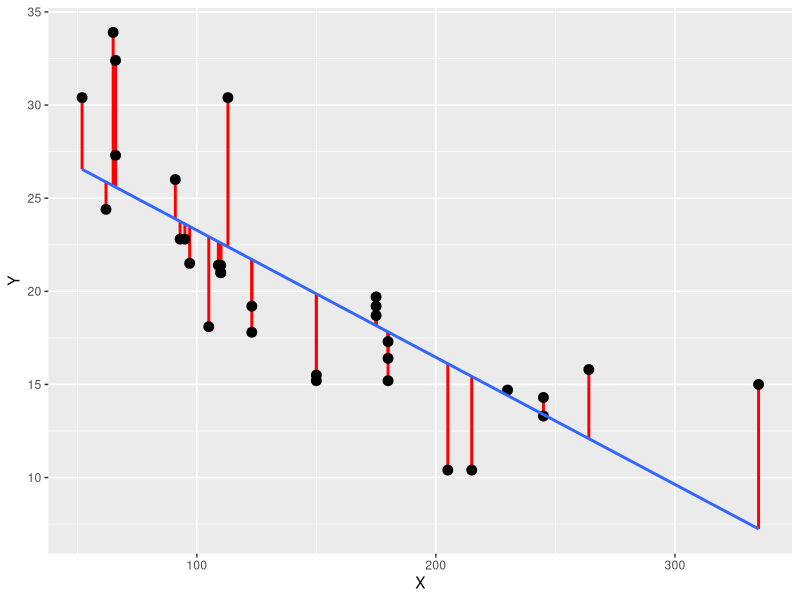
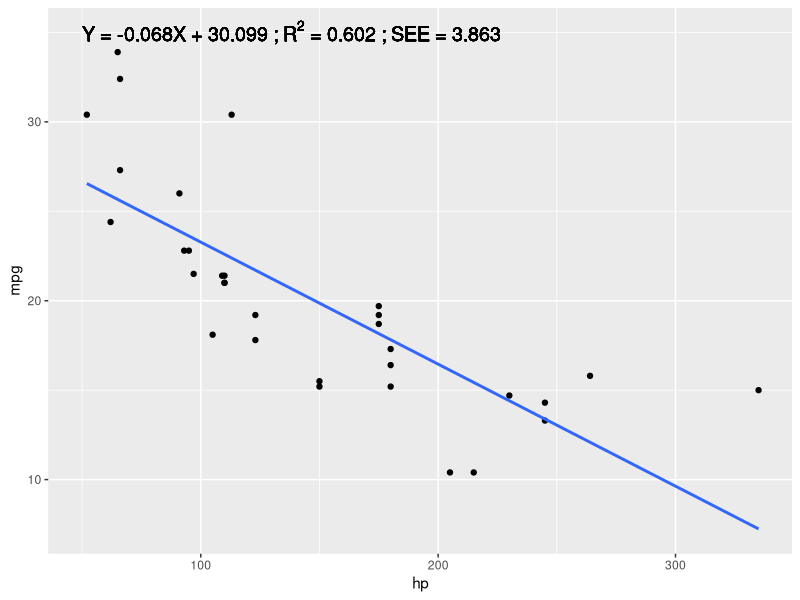
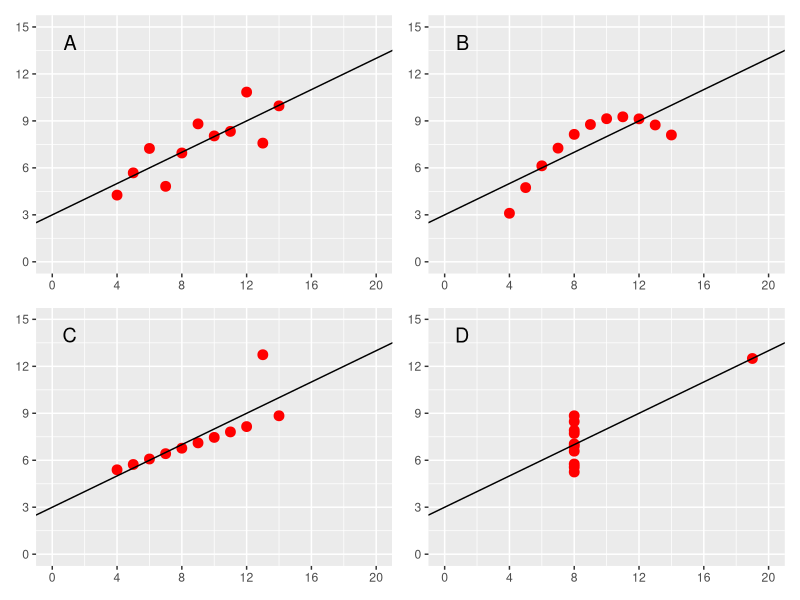

Write the R code that produced these figures, in order.
## ---- chunk 1
#| echo: false
#| warning: false
#| message: false

library(dplyr)
library(ggplot2)
library(patchwork)
## ---- chunk 2
#| out-width: '70%'
#| echo: false
#| message: false
#| fig-cap: "Illustration d'un modèle linéaire (en bleu) et de ses résidus (en rouge)"
#| label: fig-graphsee

a <- summary(lm(mpg ~ hp, data = mtcars))$coefficients[2]
b <- summary(lm(mpg ~ hp, data = mtcars))$coefficients[1]

dfR2 <- 
  mtcars |>
  dplyr::select(hp, mpg) |>
  mutate(pred = a * hp + b,
         res = pred - mpg)

ggplot(data = dfR2) +
  geom_segment(aes(x = hp, xend = hp, y = pred, yend = mpg), color = "red", linewidth = 1) +
  geom_point(aes(x = hp,y =  mpg), size = 3) +
  geom_smooth(aes(x = hp, y = mpg), method = "lm", se = FALSE) +
  xlab("X") +
  ylab("Y")
## ---- chunk 3
lm(mpg ~ hp, data = mtcars)
## ---- chunk 4
model <- lm(mpg ~ hp, data = mtcars)
summary(model)
## ---- chunk 5
# Extraction de l'ordonnée à l'origine
intercept <- summary(model)$coefficients[1]
intercept

# Extraction du coefficient directeur
slope <-  summary(model)$coefficients[2]
slope

# Extraction du R2
R2 <- summary(model)$r.squared
R2

# Extraction de SEE
SEE <- summary(model)$sigma
SEE
## ---- chunk 6
#| out-width: '80%'
#| message: false
#| warning: false
#| fig-cap: "Régression linéaire avec les informations correspondantes"
#| label: fig-graphLinStats

ggplot(data = mtcars, aes(x = hp, y = mpg)) +
  geom_point() +
  geom_smooth(method = "lm", se = FALSE) +
  annotate("text", label = bquote(paste(
    "Y = ", .(round(slope, digits = 3)), "X + ", 
     .(round(intercept, digits = 3)), " ; ",
     R^2, " = ", .(round(R2, digits = 3)), 
     " ; SEE = ", .(round(SEE, digits = 3)))), 
           x = 50, y = 35, hjust = 0, size = 5)
## ---- chunk 7
#| echo: false
#| results: false

anscombe <- 
  tribble(
  ~Ix,  ~Iy,	 ~IIx,  ~IIy,  ~IIIx,	~IIIy, ~IVx,  ~IVy,
  10.0,	8.04,	 10.0,  9.14,	 10.0,	7.46,	 8.0,	 6.58,
  8.0,	6.95,	 8.0,	  8.14,	 8.0,	  6.77,	 8.0,	 5.76,
  13.0,	7.58,	 13.0,  8.74,	 13.0,	12.74, 8.0,	 7.71,
  9.0,	8.81,	 9.0,	  8.77,	 9.0,	  7.11,	 8.0,	 8.84,
  11.0,	8.33,	 11.0,  9.26,	 11.0,	7.81,	 8.0,	 8.47,
  14.0,	9.96,	 14.0,  8.10,	 14.0,	8.84,	 8.0,	 7.04,
  6.0,	7.24,	 6.0,	  6.13,	 6.0,	  6.08,	 8.0,	 5.25,
  4.0,	4.26,	 4.0,	  3.10,	 4.0,	  5.39,	 19.0, 12.50,
  12.0,	10.84, 12.0,  9.13,	 12.0, 	8.15,  8.0,	 5.56,
  7.0,	4.82,	 7.0,	  7.26,	 7.0,	  6.42,	 8.0,	 7.91,
  5.0,	5.68,	 5.0,	  4.74,	 5.0,	  5.73,	 8.0,	 6.89
)
## ---- chunk 8
#| out-width: '70%'
#| echo: false
#| fig-cap: "Le quartet d'Anscombe"
#| label: fig-anscombeQuartetGraph

size <- 3
color <- "red"
anscombe1 <- ggplot(data = anscombe, aes(x = Ix, y = Iy)) + 
  geom_point(size = size, color = color) + 
  geom_abline(slope = 0.5,  intercept = 3) +
  scale_x_continuous(breaks = seq(0, 20, 4), limits = c(0, 20)) +
  scale_y_continuous(breaks = seq(0, 15, 3), limits = c(0, 15)) +
  theme(axis.title = element_blank()) +
  annotate("text", x = 1.5, y = 14, label = "A", hjust = 1, size = 5)

anscombe2 <- ggplot(data = anscombe, aes(x = IIx, y = IIy)) + 
  geom_point(size = size, color = color) + 
  geom_abline(slope = 0.5,  intercept = 3) +
  scale_x_continuous(breaks = seq(0, 20, 4), limits = c(0, 20)) +
  scale_y_continuous(breaks = seq(0, 15, 3), limits = c(0, 15)) +
  theme(axis.title = element_blank()) +
  annotate("text", x = 1.5, y = 14, label = "B", hjust = 1, size = 5)

anscombe3 <- ggplot(data = anscombe, aes(x = IIIx, y = IIIy)) + 
  geom_point(size = size, color = color) + 
  geom_abline(slope = 0.5,  intercept = 3) + 
  scale_x_continuous(breaks = seq(0, 20, 4), limits = c(0, 20)) +
  scale_y_continuous(breaks = seq(0, 15, 3), limits = c(0, 15)) +
  theme(axis.title = element_blank()) +
  annotate("text", x = 1.5, y = 14, label = "C", hjust = 1, size = 5)

anscombe4 <- ggplot(data = anscombe, aes(x = IVx, y = IVy)) + 
  geom_point(size = size, color = color) + 
  geom_abline(slope = 0.5,  intercept = 3) + 
  scale_x_continuous(breaks = seq(0, 20, 4), limits = c(0, 20)) +
  scale_y_continuous(breaks = seq(0, 15, 3), limits = c(0, 15)) +
  theme(axis.title = element_blank()) +
  annotate("text", x = 1.5, y = 14, label = "D", hjust = 1, size = 5)

(anscombe1 | anscombe2) / (anscombe3 | anscombe4) 
